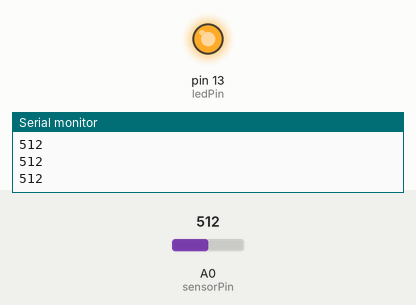
Simulated run of this sketch. Board: Arduino Uno, built with avr-gcc and run on an emulated ATmega328P. On the bench: output pins drawn as LEDs (lit = HIGH), the last lines printed to the serial monitor. Dashed ring = blinking. Inputs (shaded band) come from the test bench; at power-on: A0 (sensorPin) = 512.

Above: at 1.2 s.
1.3 s: A0 (sensorPin) set to 409
3.5 s: A0 (sensorPin) set to 392
At 5.3 s:
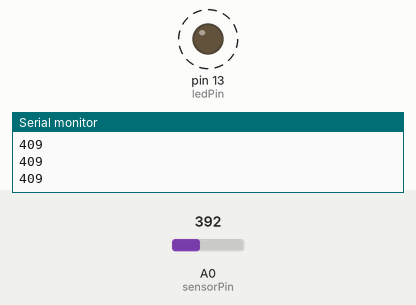
6.5 s: A0 (sensorPin) set to 410
8.0 s: A0 (sensorPin) set to 390
At 9.8 s:
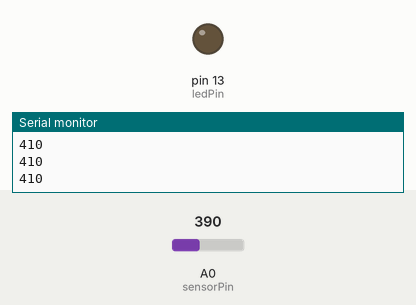
Timing chart, 0 to 12.0 s (numbered marks = the images above; inputs shaded):
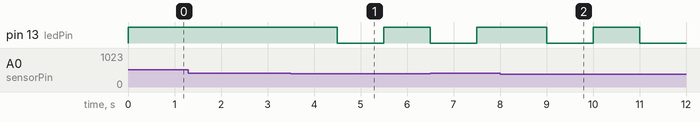

Measured:
- the behaviour switches between 400 and 399 on A0 (sensorPin) (found by bisection; images 0 and 1)
- after the input at 3.5 s, pin 13 (ledPin): HIGH → LOW after 1.0 s, → HIGH 1.0 s later
- after the input at 8.0 s, pin 13 (ledPin): HIGH → LOW after 1.0 s, → HIGH 1.0 s later, → LOW 1.0 s later

The sketch:

Modified_On_Off_Blink.ino
```cpp
/*
Based on a code by
Created by David Cuartielles
modified May 31, 2017
By Nino Panes
his example code is in the public domain.
http://www.arduino.cc/en/Tutorial/AnalogInput

Homework: Make LED turn on above a treshold, and turn off below a treshold. Make it blink in between the code.

*/

int sensorPin = A0;    // select the input pin for the potentiometer
int ledPin = 13;      // select the pin for the LED
int sensorValue = 0;  // variable to store the value coming from the sensor

void setup() {
  // declare the ledPin as an OUTPUT:
  pinMode(ledPin, OUTPUT);
  Serial.begin(9600); //Initialize read for print
}

void loop() {
  Serial.println(sensorValue);
  // read the value from the sensor:


  sensorValue = analogRead(sensorPin);
  // turn the ledPin on

  if (sensorValue >= 400) {
    digitalWrite(ledPin, HIGH);
  }
  else if (sensorValue <= 130) {
    // turn the ledPin off:
    digitalWrite(ledPin, LOW);
  }

  else {
    // blinking pattern
    digitalWrite(ledPin, HIGH);
    delay(1000);
    digitalWrite(ledPin, LOW);
    delay(1000);
  }
}
```
